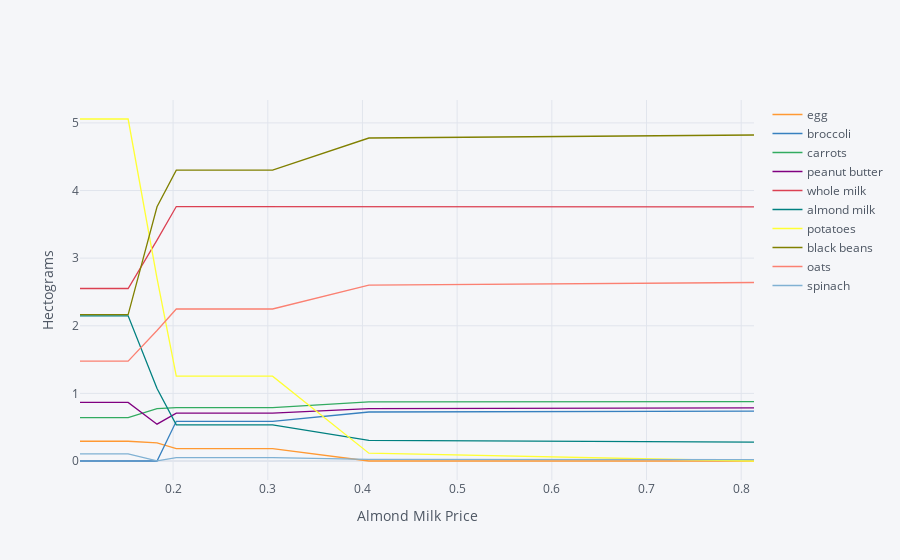

Notebook source saved alongside this figure:
### Markdown cell above
The code below creates a graph which changes prices just for *one* food,
  and traces out the effects of this change on all the foods consumed.

### Code cell
cf.go_offline()

# Specify the reference good
ReferenceGood = 'almond milk'

scale = [0.5,0.75,0.9,1.,1.1,1.2,1.3,1.4,1.5,2,4]

cost0 = solve_subsistence_problem(FoodNutrients,Prices,diet_min[group],diet_max[group],tol=tol).fun

my_p = Prices.copy()

# Find the diet composition response to price
diet = {}
for s in scale:

    my_p[ReferenceGood] = Prices[ReferenceGood]*s
    result = solve_subsistence_problem(FoodNutrients,my_p,diet_min[group],diet_max[group],tol=tol)
    diet[my_p[ReferenceGood]] = result.diet

Diet_response = pd.DataFrame(diet).T
Diet_response.index.name = '%s Price' % ReferenceGood

Diet_response.reset_index(inplace=True)

# Get rid of units for index (cufflinks chokes)
Diet_response['%s Price' % ReferenceGood] = Diet_response['%s Price' % ReferenceGood].apply(lambda x: x.magnitude)

Diet_response = Diet_response.set_index('%s Price' % ReferenceGood)

# Just look at goods consumed in quantities greater than error tolerance
Diet_response.loc[:,(Diet_response>tol).sum()>0][Diet_foods].iplot(xTitle='%s Price' % ReferenceGood.title(),yTitle='Hectograms')

### Figure 1 — Plotly figure (JSON) as saved in the notebook; plotly's stock layout.template omitted (floating-point values rounded to 4 significant figures)
{"data": [{"line": {"color": "rgba(255, 153, 51, 1.0)", "dash": "solid", "shape": "linear", "width": 1.3}, "mode": "lines", "name": "egg", "text": "", "type": "scatter", "x": [0.1017, 0.1525, 0.183, 0.2034, 0.2237, 0.2441, 0.2644, 0.2847, 0.3051, 0.4068, 0.8135], "y": [0.2922, 0.2922, 0.269, 0.1835, 0.1835, 0.1835, 0.1835, 0.1835, 0.1835, 6.132e-08, 5.138e-10]}, {"line": {"color": "rgba(55, 128, 191, 1.0)", "dash": "solid", "shape": "linear", "width": 1.3}, "mode": "lines", "name": "broccoli", "text": "", "type": "scatter", "x": [0.1017, 0.1525, 0.183, 0.2034, 0.2237, 0.2441, 0.2644, 0.2847, 0.3051, 0.4068, 0.8135], "y": [1.357e-09, 1.659e-07, 2.162e-07, 0.5874, 0.5874, 0.5874, 0.5874, 0.5874, 0.5874, 0.7245, 0.7388]}, {"line": {"color": "rgba(50, 171, 96, 1.0)", "dash": "solid", "shape": "linear", "width": 1.3}, "mode": "lines", "name": "carrots", "text": "", "type": "scatter", "x": [0.1017, 0.1525, 0.183, 0.2034, 0.2237, 0.2441, 0.2644, 0.2847, 0.3051, 0.4068, 0.8135], "y": [0.6404, 0.6404, 0.7757, 0.7905, 0.7905, 0.7905, 0.7905, 0.7905, 0.7905, 0.8736, 0.8783]}, {"line": {"color": "rgba(128, 0, 128, 1.0)", "dash": "solid", "shape": "linear", "width": 1.3}, "mode": "lines", "name": "peanut butter", "text": "", "type": "scatter", "x": [0.1017, 0.1525, 0.183, 0.2034, 0.2237, 0.2441, 0.2644, 0.2847, 0.3051, 0.4068, 0.8135], "y": [0.8665, 0.8665, 0.5447, 0.707, 0.707, 0.707, 0.707, 0.707, 0.707, 0.776, 0.7849]}, {"line": {"color": "rgba(219, 64, 82, 1.0)", "dash": "solid", "shape": "linear", "width": 1.3}, "mode": "lines", "name": "whole milk", "text": "", "type": "scatter", "x": [0.1017, 0.1525, 0.183, 0.2034, 0.2237, 0.2441, 0.2644, 0.2847, 0.3051, 0.4068, 0.8135], "y": [2.551, 2.551, 3.266, 3.763, 3.763, 3.763, 3.763, 3.763, 3.763, 3.759, 3.758]}, {"line": {"color": "rgba(0, 128, 128, 1.0)", "dash": "solid", "shape": "linear", "width": 1.3}, "mode": "lines", "name": "almond milk", "text": "", "type": "scatter", "x": [0.1017, 0.1525, 0.183, 0.2034, 0.2237, 0.2441, 0.2644, 0.2847, 0.3051, 0.4068, 0.8135], "y": [2.146, 2.146, 1.072, 0.5348, 0.5348, 0.5348, 0.5348, 0.5348, 0.5348, 0.3065, 0.2801]}, {"line": {"color": "rgba(255, 255, 51, 1.0)", "dash": "solid", "shape": "linear", "width": 1.3}, "mode": "lines", "name": "potatoes", "text": "", "type": "scatter", "x": [0.1017, 0.1525, 0.183, 0.2034, 0.2237, 0.2441, 0.2644, 0.2847, 0.3051, 0.4068, 0.8135], "y": [5.058, 5.058, 2.699, 1.254, 1.254, 1.254, 1.254, 1.254, 1.254, 0.1154, 1.152e-08]}, {"line": {"color": "rgba(128, 128, 0, 1.0)", "dash": "solid", "shape": "linear", "width": 1.3}, "mode": "lines", "name": "black beans", "text": "", "type": "scatter", "x": [0.1017, 0.1525, 0.183, 0.2034, 0.2237, 0.2441, 0.2644, 0.2847, 0.3051, 0.4068, 0.8135], "y": [2.164, 2.164, 3.761, 4.303, 4.303, 4.303, 4.303, 4.303, 4.303, 4.777, 4.821]}, {"line": {"color": "rgba(251, 128, 114, 1.0)", "dash": "solid", "shape": "linear", "width": 1.3}, "mode": "lines", "name": "oats", "text": "", "type": "scatter", "x": [0.1017, 0.1525, 0.183, 0.2034, 0.2237, 0.2441, 0.2644, 0.2847, 0.3051, 0.4068, 0.8135], "y": [1.476, 1.476, 1.93, 2.248, 2.248, 2.248, 2.248, 2.248, 2.248, 2.602, 2.64]}, {"line": {"color": "rgba(128, 177, 211, 1.0)", "dash": "solid", "shape": "linear", "width": 1.3}, "mode": "lines", "name": "spinach", "text": "", "type": "scatter", "x": [0.1017, 0.1525, 0.183, 0.2034, 0.2237, 0.2441, 0.2644, 0.2847, 0.3051, 0.4068, 0.8135], "y": [0.105, 0.105, 0.002392, 0.05027, 0.05027, 0.05027, 0.05027, 0.05027, 0.05027, 0.02394, 0.02131]}], "layout": {"legend": {"bgcolor": "#F5F6F9", "font": {"color": "#4D5663"}}, "paper_bgcolor": "#F5F6F9", "plot_bgcolor": "#F5F6F9", "title": {"font": {"color": "#4D5663"}}, "xaxis": {"gridcolor": "#E1E5ED", "showgrid": true, "tickfont": {"color": "#4D5663"}, "title": {"font": {"color": "#4D5663"}, "text": "Almond Milk Price"}, "zerolinecolor": "#E1E5ED"}, "yaxis": {"gridcolor": "#E1E5ED", "showgrid": true, "tickfont": {"color": "#4D5663"}, "title": {"font": {"color": "#4D5663"}, "text": "Hectograms"}, "zerolinecolor": "#E1E5ED"}}}
